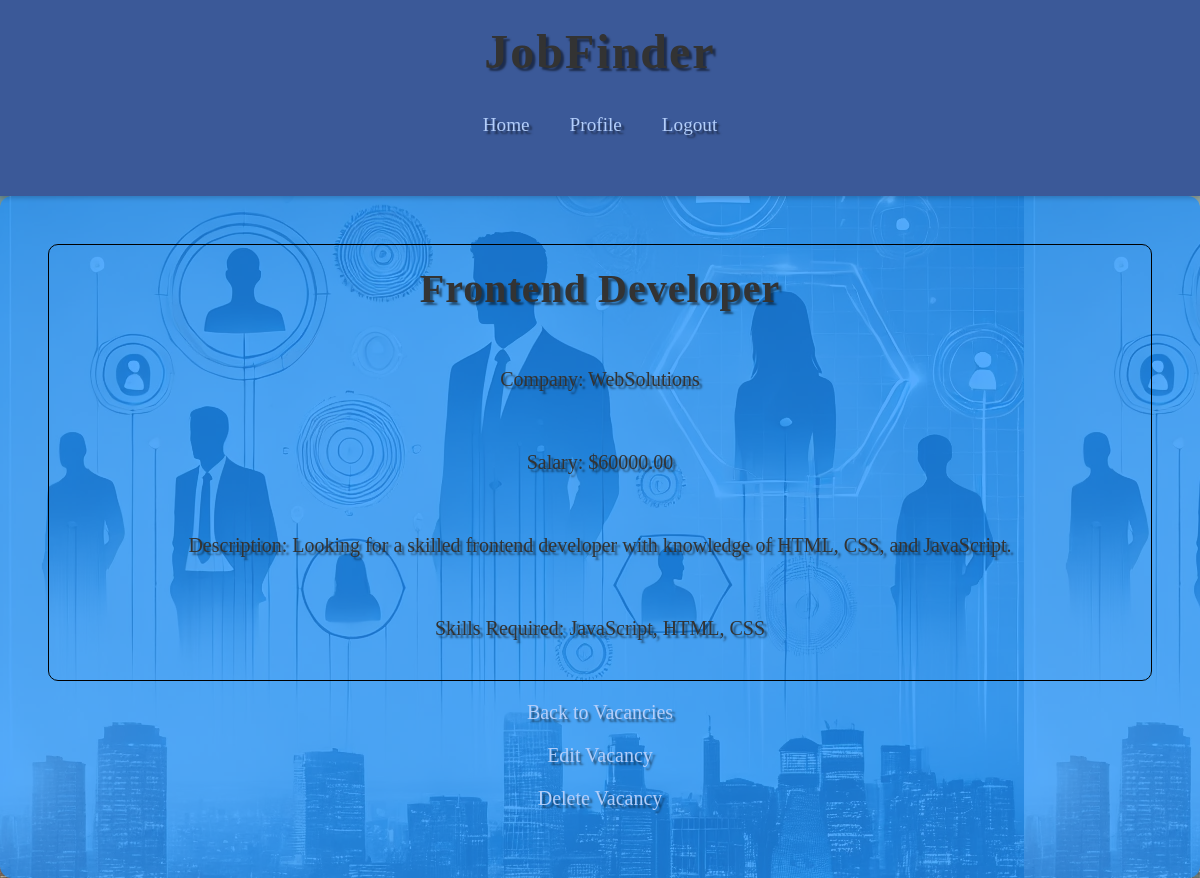
The app's page /vacancies/2/ (signed in) with its own data.
### app/models.py (models this page shows, shortened)
class Vacancy(models.Model):
    title = models.CharField(max_length=255)
    company = models.ForeignKey(Company, on_delete=models.CASCADE)
    salary = models.DecimalField(max_digits=10, decimal_places=2)
    skills = models.ManyToManyField(Skill, related_name='vacancy_skills')
    description = models.TextField()
    created_by = models.ForeignKey(User, on_delete=models.CASCADE, related_name='vacancy')
    created_at = models.DateTimeField(auto_now_add=True)

class Company(models.Model):
    name = models.CharField(max_length=255)
    description = models.TextField()
    address = models.CharField(max_length=255)
    created_by = models.ForeignKey(User, on_delete=models.CASCADE)
    created_at = models.DateTimeField(auto_now_add=True)

class Skill(models.Model):
    name = models.CharField(max_length=255)
    percent = models.PositiveIntegerField()

### app/views.py (the view)
# urls.py: path('vacancies/<int:vacancy_id>/', views.VacancyDetailView.as_view(), name='vacancy_detail'),
@method_decorator(login_required, name='dispatch')
class VacancyDetailView(DetailView):
    model = Vacancy
    template_name = 'app/vacancy_detail.html'
    pk_url_kwarg = 'vacancy_id'

### app/templates/app/vacancy_detail.html
{% extends 'base.html' %}
{% block content %}
        <div class="vacancy">
    <h1>{{ vacancy.title }}</h1>
    <p>Company: {{ vacancy.company.name }}</p>
    <p>Salary: ${{ vacancy.salary }}</p>
    <p>Description: {{ vacancy.description }}</p>
    <p>Skills Required:
        {% for skill in vacancy.skills.all %}
            {{ skill.name }}{% if not forloop.last %}, {% endif %}
        {% endfor %}
    </p>
        </div>
    <nav class="vacancy_nav">
    <a href="{% url 'vacancy_list' %}">Back to Vacancies</a>
    {% if request.user.id != vacancy.created_by.id %}
        <a href="{% url 'vacancy_update' vacancy_id=vacancy.id %}">Edit Vacancy</a>
        <a href="{% url 'vacancy_delete' vacancy_id=vacancy.id %}">Delete Vacancy</a>
    {% endif %}
    </nav>
{% endblock %}

### app/static/styles.css (style rules this page uses)
* { margin: 0; padding: 0; box-sizing: border-box; }
body { font-family: 'Arial', sans-serif; background-color: #f0f2f5; color: #333; margin: 0; padding: 0; }
h1 { margin-bottom: 1rem; color: #333; font-size: 2.5rem; font-weight: 600; letter-spacing: 1px; }
a { text-decoration: none; color: #3b5998; font-weight: 500; }
p { padding: 20px; }
.vacancy { display: flex; flex-direction: column; align-items: center; gap: 20px; padding: 20px; border: 1px solid black; width: 100%; border-radius: 10px; }
.vacancy_nav { display: flex; flex-direction: column; align-items: center; gap: 20px; padding: 20px; }
body { font-family: "Goudy Old Style", serif; font-size: 20px; text-shadow: 3px 3px 2px rgba(0, 0, 0, 0.5); }
a { color: #b3cefa !important; }

### records on screen
Vacancy: title "Frontend Developer", company.name "WebSolutions", salary "60000.00", description "Looking for a skilled frontend developer with knowledge of HTML, CSS, and JavaScript."
Skill: name "JavaScript"
Skill: name "HTML"
Skill: name "CSS"
